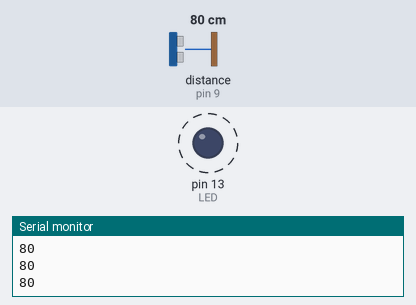
Recording of a sketch running on a simulated Arduino Uno, built with avr-gcc and run on an emulated ATmega328P. On the bench: output pins drawn as LEDs (lit = HIGH), the last lines printed to the serial monitor. Wiring (from diagram.json): ultrasonic range finder: trigger pin 10; echo pin 9. Dashed ring = blinking. Inputs (shaded band) come from the test bench; at power-on: distance to the obstacle (sensor on pin 9) 80 cm. The echo pulse lasts 58.3 µs per cm; pins used as bus, display or sensor lines are not drawn.

Above: at 1.2 s.
1.3 s: distance to the obstacle (sensor on pin 9) set to 2 cm
At 1.4 s:
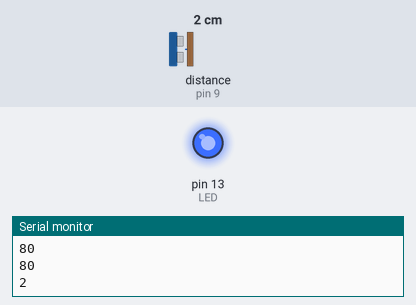
4.3 s: distance to the obstacle (sensor on pin 9) set to 60 cm
Timing chart, 0 to 13.3 s (numbered marks = the images above; inputs shaded):
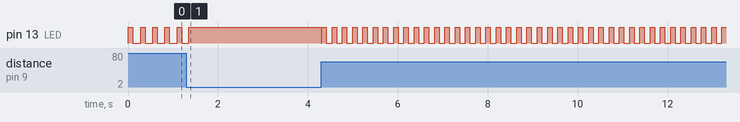

The sketch:

tanda5.ino
```cpp
#define LED 13
#define HCSR04_TRIGGER 10
#define HCSR04_ECHO 9
#define ESPERA_ENCENDIDO 100
#define ESPERA_MS_POR_CM 2

void setup()
{
  pinMode(LED,OUTPUT);
  pinMode(HCSR04_TRIGGER,OUTPUT);
  pinMode(HCSR04_ECHO,INPUT);
  digitalWrite(LED,LOW);
  digitalWrite(HCSR04_TRIGGER,LOW);
  Serial.begin(9600);
}

void loop()
{
  int distancia = round(GetDistancia());
  Serial.println(distancia);
  digitalWrite(LED, HIGH);
  delay(ESPERA_ENCENDIDO);
  digitalWrite(LED, LOW);
  delay(distancia * ESPERA_MS_POR_CM);
}


float GetDistancia()
{
  // manda un pulso cuadrado de 10ms por el pin del trigger
  digitalWrite(HCSR04_TRIGGER, LOW);
  delayMicroseconds(2);
  digitalWrite(HCSR04_TRIGGER, HIGH);
  delayMicroseconds(10);
  digitalWrite(HCSR04_TRIGGER, LOW);
  // pasa a escuchar el eco de ese pulso
  float duration = pulseIn(HCSR04_ECHO, HIGH);
  float distance = (duration*.0343)/2;
  return distance;
}
```

Measured:
- by itself, pin 13 (LED): alternates HIGH for 0.10 s and LOW for 0.13 s
